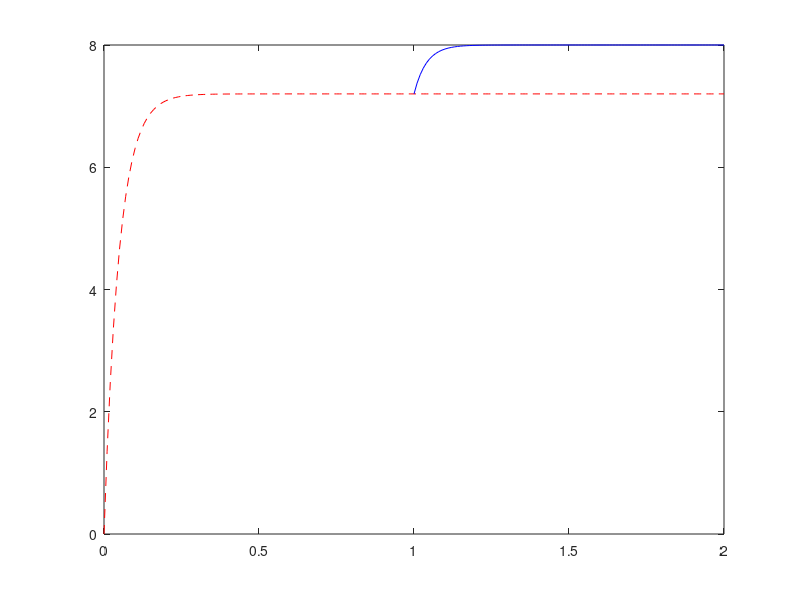

MATLAB code to generate this figure:
clear;
% Definitions
r1 = 10e3;
r2 = 30e3;
r3 = 60e3;
c = 2e-6;
Vs = 12;

%open switch
Rth_op = (r2+r1)*r3/(r1+r2+r3);
Vth_op = r3*Vs/(r1+r2+r3);

%closed switch 
Rth_cl = (r3*r2)/(r3+r2);
Vth_cl = Vs*r3/(r3+r2);

% Solving the open switch
tao_op = Rth_op*c;
Vo = 0;

t = 0:0.01:2;
for i=1:201
    v(i) = Vth_op + (Vo - Vth_op)*exp(-t(i)/tao_op);
end

%Solving the closed switch
tao_cl = Rth_cl*c;
Vo = 7.2;

tc = 1:0.01:2;
for i=1:length(tc)
    vc(i) = Vth_cl + (Vo - Vth_cl)*exp(-(tc(i)-1)/tao_cl);
end
plot(t,v,'r--'); % Top plot
hold on;
plot(tc,vc,'b'); % Bottom plot
hold off;
